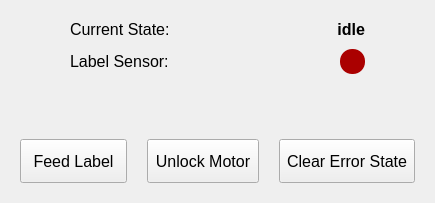
<?xml version="1.0" encoding="UTF-8"?>
<ui version="4.0">
 <class>LabelerDialog</class>
 <widget class="QDialog" name="LabelerDialog">
  <property name="geometry">
   <rect>
    <x>0</x>
    <y>0</y>
    <width>435</width>
    <height>203</height>
   </rect>
  </property>
  <property name="windowTitle">
   <string>Labeler</string>
  </property>
  <layout class="QVBoxLayout" name="verticalLayout_2">
   <property name="spacing">
    <number>10</number>
   </property>
   <property name="leftMargin">
    <number>20</number>
   </property>
   <property name="topMargin">
    <number>20</number>
   </property>
   <property name="rightMargin">
    <number>20</number>
   </property>
   <property name="bottomMargin">
    <number>20</number>
   </property>
   <item>
    <layout class="QVBoxLayout" name="verticalLayout">
     <property name="leftMargin">
      <number>50</number>
     </property>
     <property name="rightMargin">
      <number>50</number>
     </property>
     <item>
      <layout class="QHBoxLayout" name="horizontalLayout_3">
       <item>
        <widget class="QLabel" name="label_3">
         <property name="font">
          <font>
           <pointsize>12</pointsize>
          </font>
         </property>
         <property name="text">
          <string>Current State:</string>
         </property>
        </widget>
       </item>
       <item>
        <widget class="QLabel" name="state">
         <property name="font">
          <font>
           <pointsize>12</pointsize>
           <weight>75</weight>
           <bold>true</bold>
          </font>
         </property>
         <property name="text">
          <string>idle</string>
         </property>
         <property name="alignment">
          <set>Qt::AlignRight|Qt::AlignTrailing|Qt::AlignVCenter</set>
         </property>
        </widget>
       </item>
      </layout>
     </item>
     <item>
      <layout class="QHBoxLayout" name="horizontalLayout_2">
       <item>
        <widget class="QLabel" name="label_2">
         <property name="font">
          <font>
           <pointsize>12</pointsize>
          </font>
         </property>
         <property name="text">
          <string>Label Sensor:</string>
         </property>
        </widget>
       </item>
       <item>
        <widget class="QLabel" name="label_sensor">
         <property name="minimumSize">
          <size>
           <width>25</width>
           <height>25</height>
          </size>
         </property>
         <property name="maximumSize">
          <size>
           <width>25</width>
           <height>25</height>
          </size>
         </property>
         <property name="styleSheet">
          <string notr="true">background-color: #aa0000;
border-radius: 12px;</string>
         </property>
         <property name="text">
          <string/>
         </property>
        </widget>
       </item>
      </layout>
     </item>
    </layout>
   </item>
   <item>
    <widget class="QLabel" name="error">
     <property name="font">
      <font>
       <pointsize>10</pointsize>
      </font>
     </property>
     <property name="styleSheet">
      <string notr="true">color: rgb(170, 0, 0);</string>
     </property>
     <property name="text">
      <string/>
     </property>
     <property name="alignment">
      <set>Qt::AlignCenter</set>
     </property>
    </widget>
   </item>
   <item>
    <layout class="QHBoxLayout" name="horizontalLayout">
     <property name="spacing">
      <number>20</number>
     </property>
     <item>
      <widget class="QToolButton" name="btn_feed">
       <property name="sizePolicy">
        <sizepolicy hsizetype="Preferred" vsizetype="Preferred">
         <horstretch>0</horstretch>
         <verstretch>0</verstretch>
        </sizepolicy>
       </property>
       <property name="font">
        <font>
         <pointsize>12</pointsize>
        </font>
       </property>
       <property name="text">
        <string>Feed Label</string>
       </property>
      </widget>
     </item>
     <item>
      <widget class="QToolButton" name="btn_unlock">
       <property name="sizePolicy">
        <sizepolicy hsizetype="Preferred" vsizetype="Preferred">
         <horstretch>0</horstretch>
         <verstretch>0</verstretch>
        </sizepolicy>
       </property>
       <property name="font">
        <font>
         <pointsize>12</pointsize>
        </font>
       </property>
       <property name="text">
        <string>Unlock Motor</string>
       </property>
      </widget>
     </item>
     <item>
      <widget class="QToolButton" name="btn_clear">
       <property name="sizePolicy">
        <sizepolicy hsizetype="Preferred" vsizetype="Preferred">
         <horstretch>0</horstretch>
         <verstretch>0</verstretch>
        </sizepolicy>
       </property>
       <property name="font">
        <font>
         <pointsize>12</pointsize>
        </font>
       </property>
       <property name="text">
        <string>Clear Error State</string>
       </property>
      </widget>
     </item>
    </layout>
   </item>
  </layout>
 </widget>
 <resources/>
 <connections/>
</ui>
